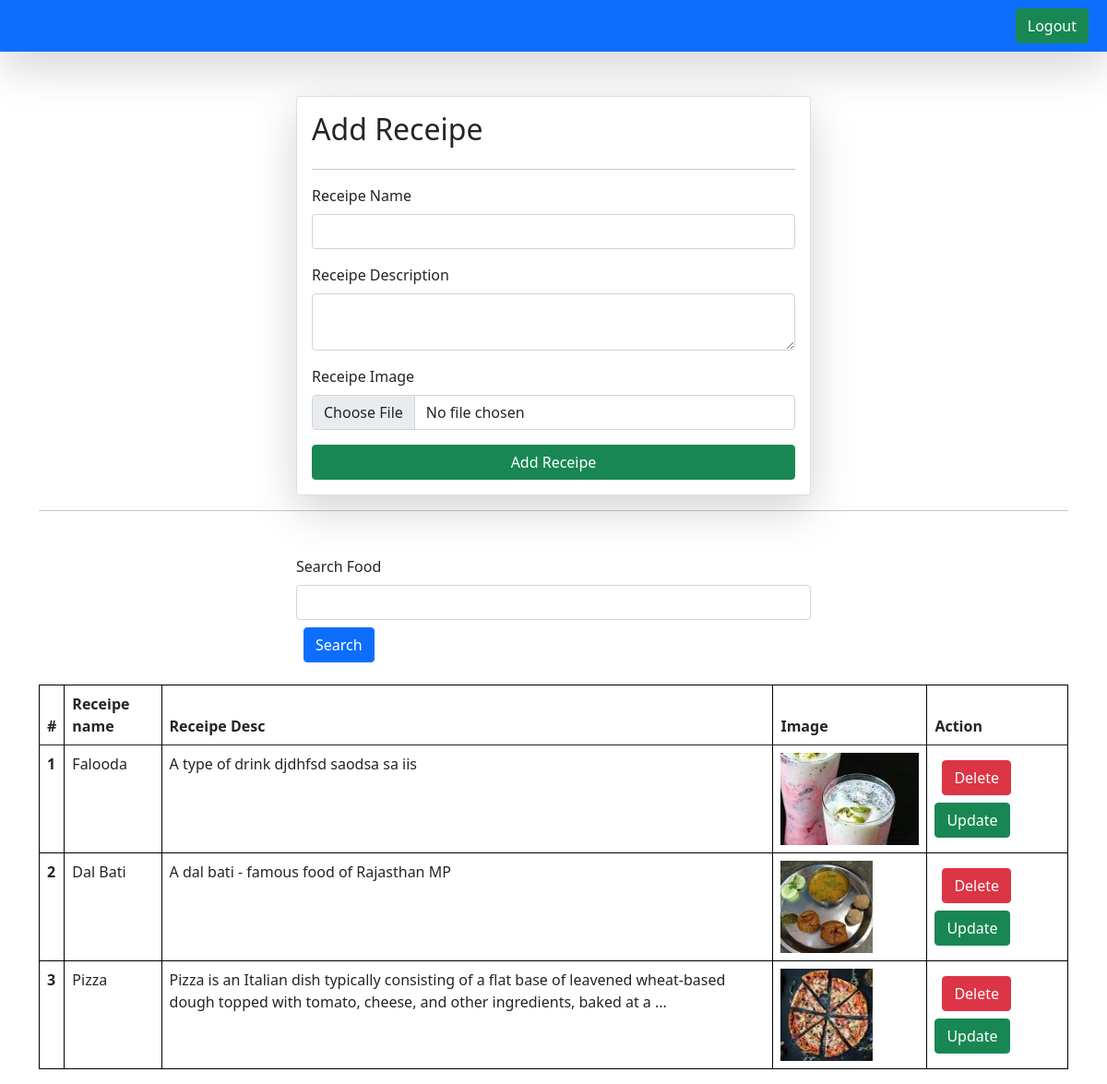
/receipes/ (signed in), run on the app's committed database.
### vege/models.py (models this page shows)
class Receipe(models.Model):
    user = models.ForeignKey(User, on_delete=models.SET_NULL, null=True, blank=True)
    receipe_name = models.CharField(max_length = 100)
    receipe_description = models.TextField()
    receipe_image = models.ImageField(upload_to = "receipe")

### vege/views.py (the view, shortened to what this page needs)
# urls.py: path('receipes/', receipes, name='receipes'),
@login_required(login_url="/login/")
def receipes(request):
    queryset = Receipe.objects.all()
    if request.GET.get('search'):
        queryset = queryset.filter(receipe_name__icontains = request.GET.get('search'))
    context = {'receipes':queryset}
    return render(request, 'receipes.html', context)

### vege/templates/receipes.html (shortened to what this page needs)
{% extends "base.html"%}
{% block start %}
<div class="container mt-5">
    <form class="col-6 mx-auto card p-3 shadow-lg" method="post" enctype="multipart/form-data">
        <h2>Add Receipe</h2>
        <hr>
        <div class="mb-3">
            <label for="exampleInputEmail1" class="form-label">Receipe Name</label>
            <input name="receipe_name" required type="text" class="form-control" >
        </div>
        <div class="mb-3">
            <label for="exampleInputPassword1" class="form-label">Receipe Description</label>
            <textarea name="receipe_description" required class="form-control"></textarea>
        </div>
        <div class="mb-3">
            <label for="exampleInputPassword1" class="form-label">Receipe Image</label>
            <input name="receipe_image" type="file" class="form-control" >
        </div>
        <button type="submit" class="btn btn-success">Add Receipe</button>
    </form>
    <hr>
    <div class="mt-5">
      <div class="mx-auto col-6">
        <form>
        <div class="mb-3">
          <label for="exampleInputEmail1" class="form-label">Search Food </label>
          <input name="search"  type="text" class="form-control" >
          <button type="submit" class="btn btn-primary m-2">Search</button>
        </div>
        </form>
      </div>
    </div>
    <table class="table">
        <thead>
          <tr>
            <th scope="col">#</th>
            <th scope="col">Receipe name</th>
            <th scope="col">Receipe Desc</th>
            <th scope="col">Image</th>
            <th scope="col">Action</th>
          </tr>
        </thead>
        <tbody>
            {% for receipe in receipes %}
          <tr>
            <th scope="row">{{forloop.counter}}</th>
            <td>{{receipe.receipe_name}}</td>
            <td>{{receipe.receipe_description}}</td>
            <td>
                <img src="/media/{{receipe.receipe_image}}" style="height: 100px;">
            </td>
            <td>
                <a href="/delete-receipe/{{receipe.id}}/" class="btn btn-danger m-2">Delete</a>
                <a href="/update-receipe/{{receipe.id}}/" class="btn btn-success">Update</a>
          </td>
          </tr>
          {% endfor %}
        </tbody>
      </table>
</div>
{% endblock %}

### home/templates/base.html (shortened to what this page needs)
<!DOCTYPE html>
<html>
    <head>
        <link href="https://cdn.jsdelivr.net/npm/bootstrap@5.0.2/dist/css/bootstrap.min.css" rel="stylesheet">
        <link rel="stylesheet" href="">
    </head>
    <body>
        <nav class="navbar dark p-2 bg-primary shadow-lg">
            <div class="container-fluid">
              <a class="navbar-brand">{{user.username}}</a>
                {% if request.user.is_authenticated %}
                    <a href="\logout\"  class="btn btn-success" type="submit">Logout</a>
                {% else %}
                    <a href="\login\"  class="btn btn-success" type="submit">Login</a>
                {% endif %}
            </div>
          </nav>
        {% block start %}
        {% endblock %}
    </body>
</html>

### home/templates/base.html (style rules this page uses)
table, th, td { border: 1px solid black; }

### data on the page
Receipe: receipe_name "Falooda", receipe_description "A type of drink djdhfsd saodsa sa iis", receipe_image (picture)
Receipe: receipe_name "Dal Bati", receipe_description "A dal bati - famous food of Rajasthan MP", receipe_image (picture)
Receipe: receipe_name "Pizza", receipe_description "Pizza is an Italian dish typically consisting of a flat base of leavened wheat-based dough topped with tomato, cheese, and other ingredients, baked at a ...", receipe_image (picture)
